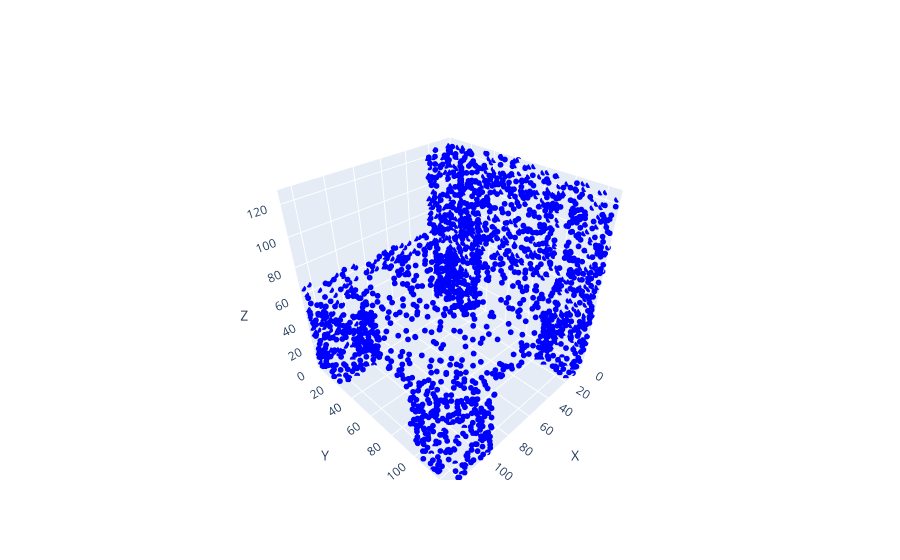
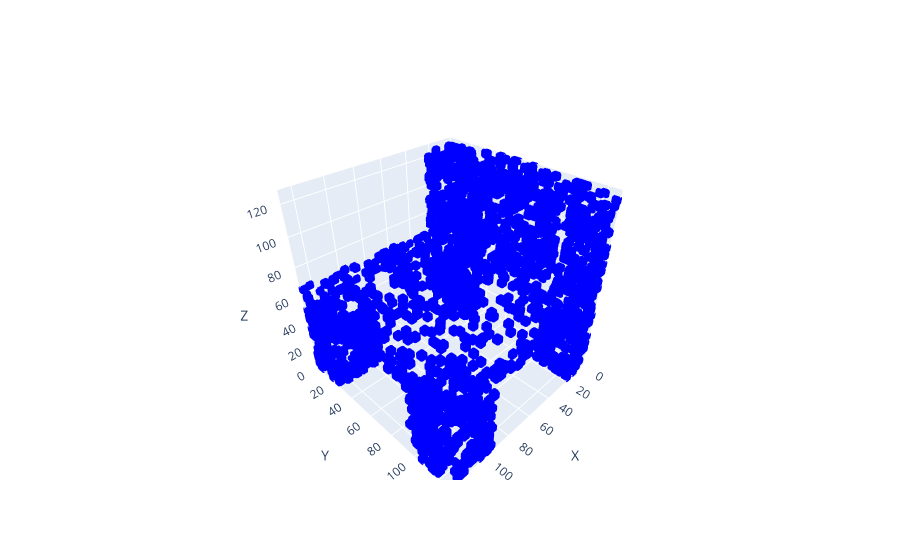

Write notebook code for charts like these, in order.
### Code cell
from utils import box_blur

get_voxel_plotly(batch[0][0].numpy()).show()
out = box_blur(batch[0][0].numpy())
get_voxel_plotly(out).show()

### Figure 1 — Plotly figure (JSON) as saved in the notebook; plotly's stock layout.template omitted (floating-point values rounded to 4 significant figures; data arrays with more than 128 entries replaced by an {"elided": "..."} marker saying what was removed)
{"data": [{"marker": {"color": "blue", "size": 2}, "mode": "markers", "type": "scatter3d", "x": {"elided": "2047 int values"}, "y": {"elided": "2047 int values"}, "z": {"elided": "2047 int values"}}], "layout": {"scene": {"aspectmode": "data", "xaxis": {"range": [0, 128], "title": {"text": "X"}}, "yaxis": {"range": [0, 128], "title": {"text": "Y"}}, "zaxis": {"range": [0, 128], "title": {"text": "Z"}}}}}

### Figure 2 — Plotly figure (JSON) as saved in the notebook; plotly's stock layout.template omitted (floating-point values rounded to 4 significant figures; data arrays with more than 128 entries replaced by an {"elided": "..."} marker saying what was removed)
{"data": [{"marker": {"color": "blue", "size": 2}, "mode": "markers", "type": "scatter3d", "x": {"elided": "44627 int values"}, "y": {"elided": "44627 int values"}, "z": {"elided": "44627 int values"}}], "layout": {"scene": {"aspectmode": "data", "xaxis": {"range": [0, 128], "title": {"text": "X"}}, "yaxis": {"range": [0, 128], "title": {"text": "Y"}}, "zaxis": {"range": [0, 128], "title": {"text": "Z"}}}}}
